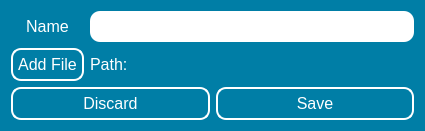
<?xml version="1.0" encoding="UTF-8"?>
<ui version="4.0">
 <class>Add_File_Dialog</class>
 <widget class="QDialog" name="Add_File_Dialog">
  <property name="geometry">
   <rect>
    <x>0</x>
    <y>0</y>
    <width>425</width>
    <height>131</height>
   </rect>
  </property>
  <property name="maximumSize">
   <size>
    <width>16777215</width>
    <height>200</height>
   </size>
  </property>
  <property name="windowTitle">
   <string>Dialog</string>
  </property>
  <property name="styleSheet">
   <string notr="true">#Add_File_Dialog {
	background-color: #007EA6;
}

#lbl_name{
	text-align: center;
}


QLineEdit {
	padding: 5px;
	border-radius:10px;
}

QPushButton, QLabel, QLineEdit {
	font-size: 16px;
}


QPushButton {
	color: white;
	background-color: transparent;
	border: 2px solid white;
	border-radius: 10px;
	padding: 5px;
}

QPushButton:pressed {
	color: #007EA6;
	background-color: white;
}

 QLabel {
	color: white;
}

</string>
  </property>
  <layout class="QVBoxLayout" name="verticalLayout">
   <item>
    <layout class="QGridLayout" name="file_gridlayout">
     <item row="0" column="0">
      <widget class="QLabel" name="lbl_filename">
       <property name="text">
        <string>Name</string>
       </property>
       <property name="alignment">
        <set>Qt::AlignCenter</set>
       </property>
      </widget>
     </item>
     <item row="0" column="1">
      <widget class="QLineEdit" name="lnedit_filename"/>
     </item>
     <item row="1" column="0">
      <widget class="QPushButton" name="btn_add_file">
       <property name="text">
        <string>Add File</string>
       </property>
      </widget>
     </item>
     <item row="1" column="1">
      <widget class="QLabel" name="lbl_path">
       <property name="maximumSize">
        <size>
         <width>350</width>
         <height>16777215</height>
        </size>
       </property>
       <property name="text">
        <string>Path:</string>
       </property>
      </widget>
     </item>
    </layout>
   </item>
   <item>
    <layout class="QHBoxLayout" name="hbox_button_container">
     <item>
      <widget class="QPushButton" name="btn_discard">
       <property name="text">
        <string>Discard</string>
       </property>
      </widget>
     </item>
     <item>
      <widget class="QPushButton" name="btn_save">
       <property name="text">
        <string>Save</string>
       </property>
      </widget>
     </item>
    </layout>
   </item>
  </layout>
 </widget>
 <resources/>
 <connections/>
</ui>
